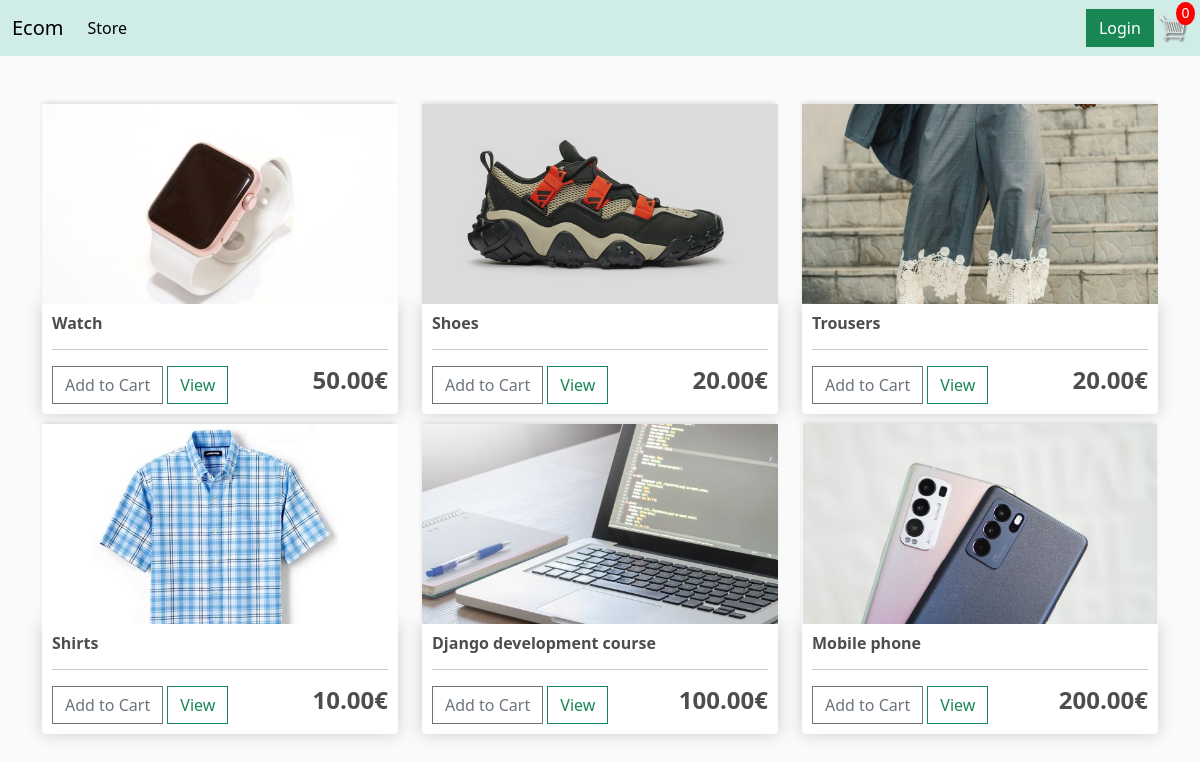
The page / on the database its author committed.
### store/models.py (models this page shows, shortened)
class Product(models.Model):
	name = models.CharField(max_length=200)
	price = models.FloatField()
	digital = models.BooleanField(default=False, null=True, blank=True)
	image = models.ImageField(null=True, blank=True)
	@property
	def imageURL(self):
		try:
			url = self.image.url
		except:
			url = ''
		return url

### store/views.py (the view)
# urls.py: path('', include('store.urls')),
def store(request):
	data = cartData(request)
	cartItems = data['cartItems']
	order = data['order']
	items = data['items']
	products = Product.objects.all()
	context = {'products': products, 'cartItems': cartItems}
	return render(request, 'store/store.html', context)

### store/utils.py (called while the page is built, shortened)
def cookieCart(request):
	try:
		cart = json.loads(request.COOKIES['cart'])
	except:
		cart = {}
		print('CART:', cart)
	items = []
	order = {'get_cart_total':0, 'get_cart_items':0, 'shipping':False}
	cartItems = order['get_cart_items']
	return {'cartItems':cartItems ,'order':order, 'items':items}

def cartData(request):
	if request.user.is_authenticated:
		customer = request.user.customer
		order, created = Order.objects.get_or_create(customer=customer, complete=False)
		items = order.orderitem_set.all()
		cartItems = order.get_cart_items
	else:
		cookieData = cookieCart(request)
		cartItems = cookieData['cartItems']
		order = cookieData['order']
		items = cookieData['items']
	return {'cartItems':cartItems ,'order':order, 'items':items}

### store/templates/store/store.html
{% extends 'store/main.html' %}
{% load static %}
{% block content %}
<div class="row">
	{% for product in products %}
	<div class="col-lg-4">
		<img class="thumbnail" src="{{ product.imageURL }}">
		<div class="box-element product">
			<h6><strong>{{ product.name }}</strong></h6>
			<hr>
			<button data-product='{{product.id}}' data-action='add' class="btn btn-outline-secondary add-btn update-cart">Add to Cart</button>
			<a class="btn btn-outline-success" href="#">View</a>
			<h4 style="display: inline-block; float: right;"><strong>
			{{ product.price|floatformat:2 }}€</strong></h4>
		</div>
	</div>
	{% endfor %}
</div>
{% endblock content %}

### store/templates/store/main.html (shortened to what this page needs)
<!DOCTYPE html>
{% load static %}
<html>
<head>
	<link href="https://cdn.jsdelivr.net/npm/bootstrap@5.3.0-alpha3/dist/css/bootstrap.min.css" rel="stylesheet">
	<link rel="stylesheet" type="text/css" href="{% static 'css/main.css' %}">
</head>
<body>
	<nav class="navbar fixed-top navbar-expand-lg" style="background-color: #D0ECE7;">
	  <div class="container-fluid">
	    <a class="navbar-brand" href="{% url 'store' %}">Ecom</a>
	    <div class="collapse navbar-collapse" id="navbarSupportedContent">
	      <ul class="navbar-nav me-auto mb-2 mb-lg-0">
	        <li class="nav-item">
	          <a class="nav-link active" aria-current="page" href="{% url 'store' %}">Store</a>
	        </li>
	      </ul>
	      <div class="form-inline my-2 my-lg-0">
	      	<a href="#"class="btn btn-success">Login</a>
	      	<a href="{% url 'cart' %}">
	      		<img id="cart-icon" src="{% static 'images/cart.png' %}">
	      	</a>
	      	<p id="cart-total" style="position: fixed; right: 5px; top: 2px;">{{cartItems}}</p>
	      </div>
	    </div>
	   </div>
	</nav>
	<div class='container'>
		<br>
		{% block content %}
		{% endblock content %}
	</div>
</body>
</html>

### static/css/main.css (style rules this page uses)
body { background-color: hsl(0, 0%, 98%); padding-top: 70px; }
#cart-icon { width: 30px; display: inline-block; scroll-margin-left: 15px; }
#cart-total { display: block; text-align: center; color:#fff; background-color: red; width: 19px; height: 23px; border-radius: 50%; font-size: 14px; }
.box-element { box-shadow: hsl(0, 0%, 80%) 0 0 16px; background-color: #fff; border-radius: 4px; padding: 10px; }
.product { border-radius: 0 0 4px 4px; }
.col-lg-4, .col-lg-6, .col-lg-8, .col-lg-12 { margin-top: 10px; }
.thumbnail { width: 100%; height: 200px; -webkit-box-shadow: -1px -3px 5px -2px rgba(214,214,214,1); -moz-box-shadow: -1px -3px 5px -2px rgba(214,214,214,1); box-shadow: -1px -3px 5px -2px rgba(214,214,214,1); }
.btn { border-radius: 0; }
h1,h2,h3,h4,h5,h6 { color: hsl(0, 0%, 30%); }

### rows shown on the page
Product: imageURL (picture), name "Watch", price "50.00"
Product: imageURL (picture), name "Shoes", price "20.00"
Product: imageURL (picture), name "Trousers", price "20.00"
Product: imageURL (picture), name "Shirts", price "10.00"
Product: imageURL (picture), name "Django development course", price "100.00"
Product: imageURL (picture), name "Mobile phone", price "200.00"

### other values the page prints
{{ cartItems }} "0"
